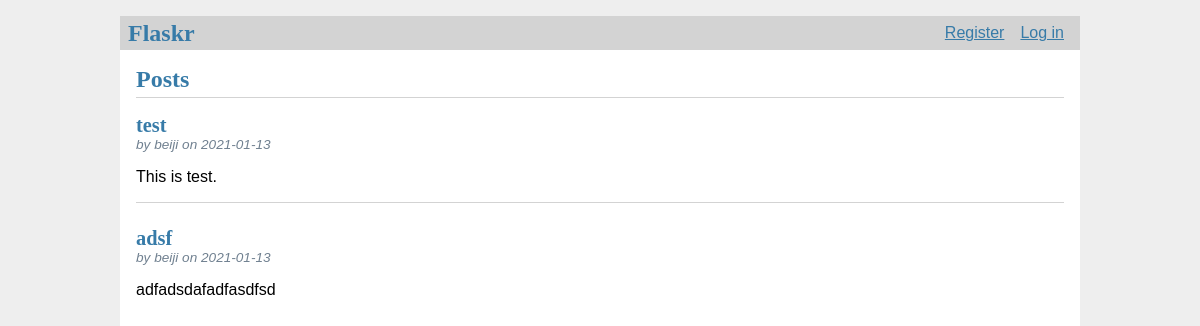
Before: / with the older database file.
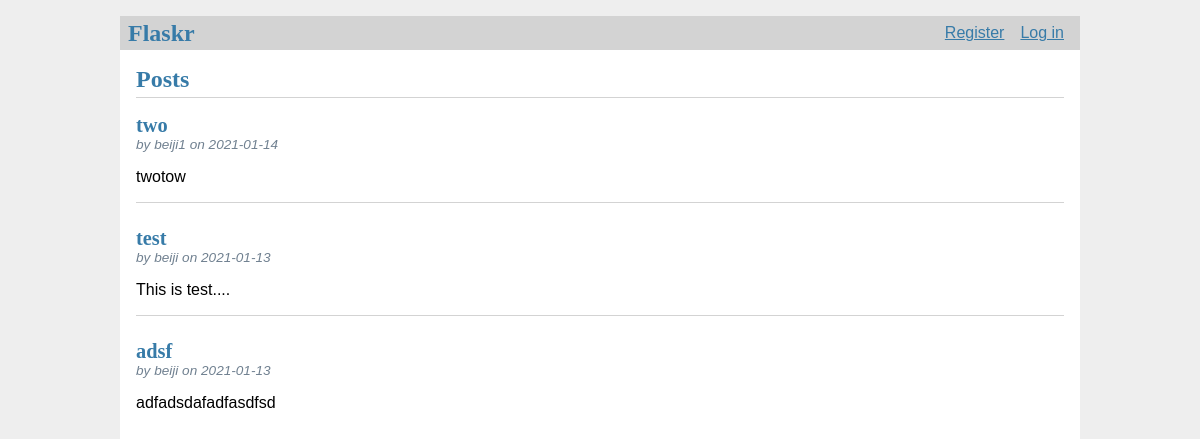
After: the same page with the newer database file.
### tables this page shows
CREATE TABLE post (
  id INTEGER PRIMARY KEY AUTOINCREMENT,
  author_id INTEGER NOT NULL,
  created TIMESTAMP NOT NULL DEFAULT CURRENT_TIMESTAMP,
  title TEXT NOT NULL,
  body TEXT NOT NULL,
  FOREIGN KEY (author_id) REFERENCES user (id)
);

CREATE TABLE user (
  id INTEGER PRIMARY KEY AUTOINCREMENT,
  username TEXT UNIQUE NOT NULL,
  password TEXT NOT NULL
);

### flaskr/blog.py (the view)
@bp.route('/')
def index():
    db = get_db()
    posts = db.execute(
        'SELECT p.id, title, body, created, author_id, username'
        ' FROM post p JOIN user u ON p.author_id = u.id'
        ' ORDER BY created DESC'
    ).fetchall()
    print("posts---index---", posts)
    return render_template('blog/index.html', posts=posts)

### flaskr/auth.py (called while the page is built)
@bp.before_app_request
def load_logged_in_user():
    user_id = session.get('user_id')
    if user_id is None:
        g.user = None
    else:
        g.user = get_db().execute(
            'select * from user where id = ?', (user_id,)
        ).fetchone()

### flaskr/db.py (called while the page is built)
def get_db():
    if 'db' not in g:
        g.db = sqlite3.connect(
            current_app.config['DATABASE'],
            detect_types=sqlite3.PARSE_DECLTYPES
        )
    print("get_db------------")
    return g.db

### flaskr/templates/blog/index.html (shortened to what this page needs)
{% extends 'base.html' %}
{% block header %}
  <h1>{% block title %}Posts{% endblock %}</h1>
{% endblock %}
{% block content %}
  {% for post in posts %}
    <article class="post">
      <header>
        <div>
          <h1>{{ post[1] }}</h1>
          <div class="about">by {{ post[5] }} on {{ post[3].strftime('%Y-%m-%d') }}</div>
        </div>
      </header>
      <p class="body">{{ post[2] }}</p>
    </article>
    {% if not loop.last %}
      <hr>
    {% endif %}
  {% endfor %}
{% endblock %}

Changed rows visible on the page:
added post: title "two", username "beiji1", created "2021-01-14", body "twotow"
changed post "test": body "This is test." → "This is test...."
